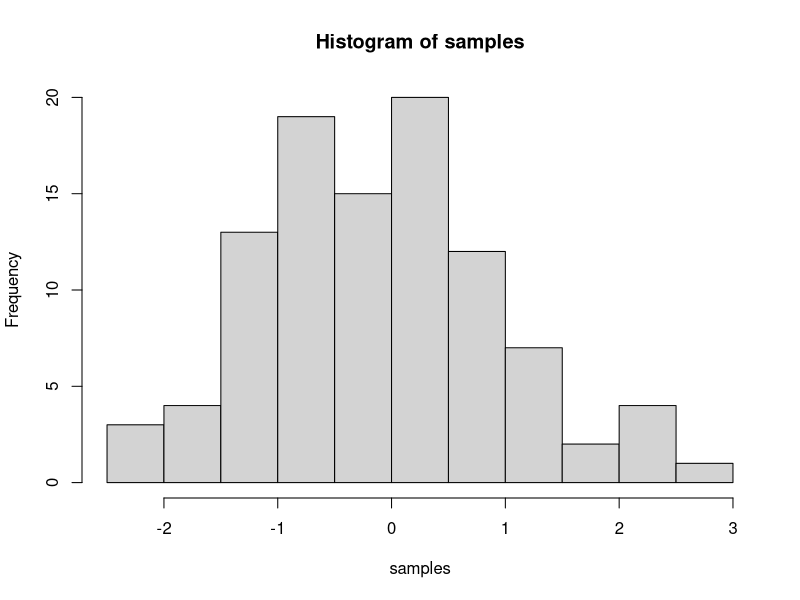

Generate this figure with R:
## ---- chunk 1
knitr::opts_chunk$set(message=FALSE,warning=FALSE, cache=TRUE)
## ---- chunk 2
samples <- rnorm(100, mean=0, sd=1)
hist(samples)
## ---- chunk 3
1+5
2*5.5
15/333
(1+6+4)/5

## ---- chunk 4
a<-1
b<-2
a+b

d<-c(1,2,3)
e<-c(5,6,7)
d+e
d*e
d/e

## ---- chunk 5
# for loop solution
# i becomes the number 1 to 100 at each step of the loop


a <- length(100) # make empty variable, set length to 100
for (i in 1:100){
  a[i] <-i #assigns the number in i, to the ith index of a
}

print(a)

# for loop solution #2

a<-c() #create empty variable using combine command
for (i in 1:100){
  a<-c(a,i) # keeps combining a with itself and the new number in i
}
print(a)

# seq solution
a <- seq(1,100,1) # look up help for seq using ?seq() in console
print(a)

## ---- chunk 6
#RANGE 1->100
sum(1:100)

## ---- chunk 7
tot = 0 
calc <- 1 

while(calc <= 5)
{

  tot = tot + calc 
  
  calc = calc + 1
  
}
print(paste("The sum is", tot))
## ---- chunk 8
for (i in 1:5){
  print(i^2)
  }
## ---- chunk 9
Storage<-numeric(5)
for (i in 1:5){
  print(i^2)
Storage[i]<-i^2
  }
Storage
sum(Storage)
mean(Storage)
